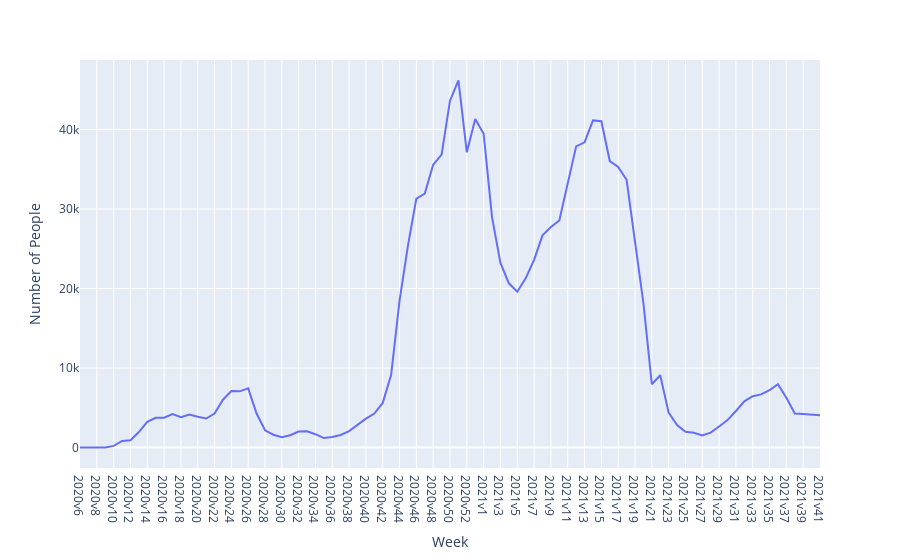

Source (notebook cell):
### Code cell
fig = px.line(covid, x="Vecka", y="Antal_avlidna_vecka", labels={"Vecka":"Week", "Antal_avdlidna_vecka":"Number of People"})
fig = px.line(covid, x="Vecka", y="Antal_fall_vecka", labels={"Vecka":"Week", "Antal_fall_vecka":"Number of People"})
fig.show()

### Figure 1 — Plotly figure (JSON) as saved in the notebook; plotly's stock layout.template omitted (floating-point values rounded to 4 significant figures)
{"data": [{"hovertemplate": "Week=%{x}<br>Number of People=%{y}<extra></extra>", "legendgroup": "", "line": {"color": "#636efa", "dash": "solid"}, "marker": {"symbol": "circle"}, "mode": "lines", "name": "", "orientation": "v", "showlegend": false, "type": "scatter", "x": ["2020v6", "2020v7", "2020v8", "2020v9", "2020v10", "2020v11", "2020v12", "2020v13", "2020v14", "2020v15", "2020v16", "2020v17", "2020v18", "2020v19", "2020v20", "2020v21", "2020v22", "2020v23", "2020v24", "2020v25", "2020v26", "2020v27", "2020v28", "2020v29", "2020v30", "2020v31", "2020v32", "2020v33", "2020v34", "2020v35", "2020v36", "2020v37", "2020v38", "2020v39", "2020v40", "2020v41", "2020v42", "2020v43", "2020v44", "2020v45", "2020v46", "2020v47", "2020v48", "2020v49", "2020v50", "2020v51", "2020v52", "2020v53", "2021v1", "2021v2", "2021v3", "2021v4", "2021v5", "2021v6", "2021v7", "2021v8", "2021v9", "2021v10", "2021v11", "2021v12", "2021v13", "2021v14", "2021v15", "2021v16", "2021v17", "2021v18", "2021v19", "2021v20", "2021v21", "2021v22", "2021v23", "2021v24", "2021v25", "2021v26", "2021v27", "2021v28", "2021v29", "2021v30", "2021v31", "2021v32", "2021v33", "2021v34", "2021v35", "2021v36", "2021v37", "2021v38", "2021v39", "2021v40", "2021v41"], "xaxis": "x", "y": [1, 0, 0, 13, 211, 838, 924, 1957, 3229, 3740, 3752, 4203, 3832, 4153, 3869, 3659, 4280, 6021, 7123, 7073, 7455, 4279, 2179, 1622, 1316, 1556, 2014, 2052, 1687, 1200, 1332, 1592, 2080, 2919, 3642, 4278, 5620, 9155, 18474, 25405, 31319, 31944, 35560, 36837, 43631, 46177, 37134, 41323, 39455, 28942, 23230, 20660, 19605, 21283, 23615, 26690, 27748, 28555, 33033, 37881, 38386, 41147, 41038, 36032, 35306, 33680, 25916, 18169, 7974, 9094, 4394, 2848, 1982, 1869, 1514, 1881, 2662, 3459, 4608, 5820, 6466, 6688, 7236, 7972, 6266, 4298, 4241, 4141, 4062], "yaxis": "y"}], "layout": {"legend": {"tracegroupgap": 0}, "margin": {"t": 60}, "xaxis": {"anchor": "y", "domain": [0, 1], "title": {"text": "Week"}}, "yaxis": {"anchor": "x", "domain": [0, 1], "title": {"text": "Number of People"}}}}
